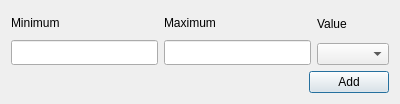
<?xml version="1.0" encoding="UTF-8"?>
<ui version="4.0">
 <class>Dialog</class>
 <widget class="QDialog" name="Dialog">
  <property name="geometry">
   <rect>
    <x>0</x>
    <y>0</y>
    <width>400</width>
    <height>104</height>
   </rect>
  </property>
  <property name="windowTitle">
   <string>Add Suitability Range</string>
  </property>
  <layout class="QGridLayout" name="gridLayout">
   <item row="0" column="0" colspan="2">
    <layout class="QHBoxLayout" name="horizontalLayout">
     <item>
      <layout class="QVBoxLayout" name="verticalLayout_3">
       <item>
        <widget class="QLabel" name="label">
         <property name="text">
          <string>Minimum</string>
         </property>
        </widget>
       </item>
       <item>
        <widget class="QLineEdit" name="min_tb">
         <property name="minimumSize">
          <size>
           <width>0</width>
           <height>25</height>
          </size>
         </property>
         <property name="placeholderText">
          <string/>
         </property>
        </widget>
       </item>
      </layout>
     </item>
     <item>
      <layout class="QVBoxLayout" name="verticalLayout_2">
       <item>
        <widget class="QLabel" name="label_2">
         <property name="text">
          <string>Maximum</string>
         </property>
        </widget>
       </item>
       <item>
        <widget class="QLineEdit" name="max_tb">
         <property name="minimumSize">
          <size>
           <width>0</width>
           <height>25</height>
          </size>
         </property>
         <property name="placeholderText">
          <string/>
         </property>
        </widget>
       </item>
      </layout>
     </item>
     <item>
      <layout class="QVBoxLayout" name="verticalLayout">
       <item>
        <widget class="QLabel" name="label_3">
         <property name="text">
          <string>Value</string>
         </property>
        </widget>
       </item>
       <item>
        <widget class="QComboBox" name="suitability_class_cb"/>
       </item>
      </layout>
     </item>
    </layout>
   </item>
   <item row="1" column="0">
    <spacer name="horizontalSpacer">
     <property name="orientation">
      <enum>Qt::Horizontal</enum>
     </property>
     <property name="sizeHint" stdset="0">
      <size>
       <width>298</width>
       <height>20</height>
      </size>
     </property>
    </spacer>
   </item>
   <item row="1" column="1">
    <widget class="QPushButton" name="add_btn">
     <property name="text">
      <string>Add</string>
     </property>
    </widget>
   </item>
  </layout>
 </widget>
 <resources/>
 <connections/>
</ui>
